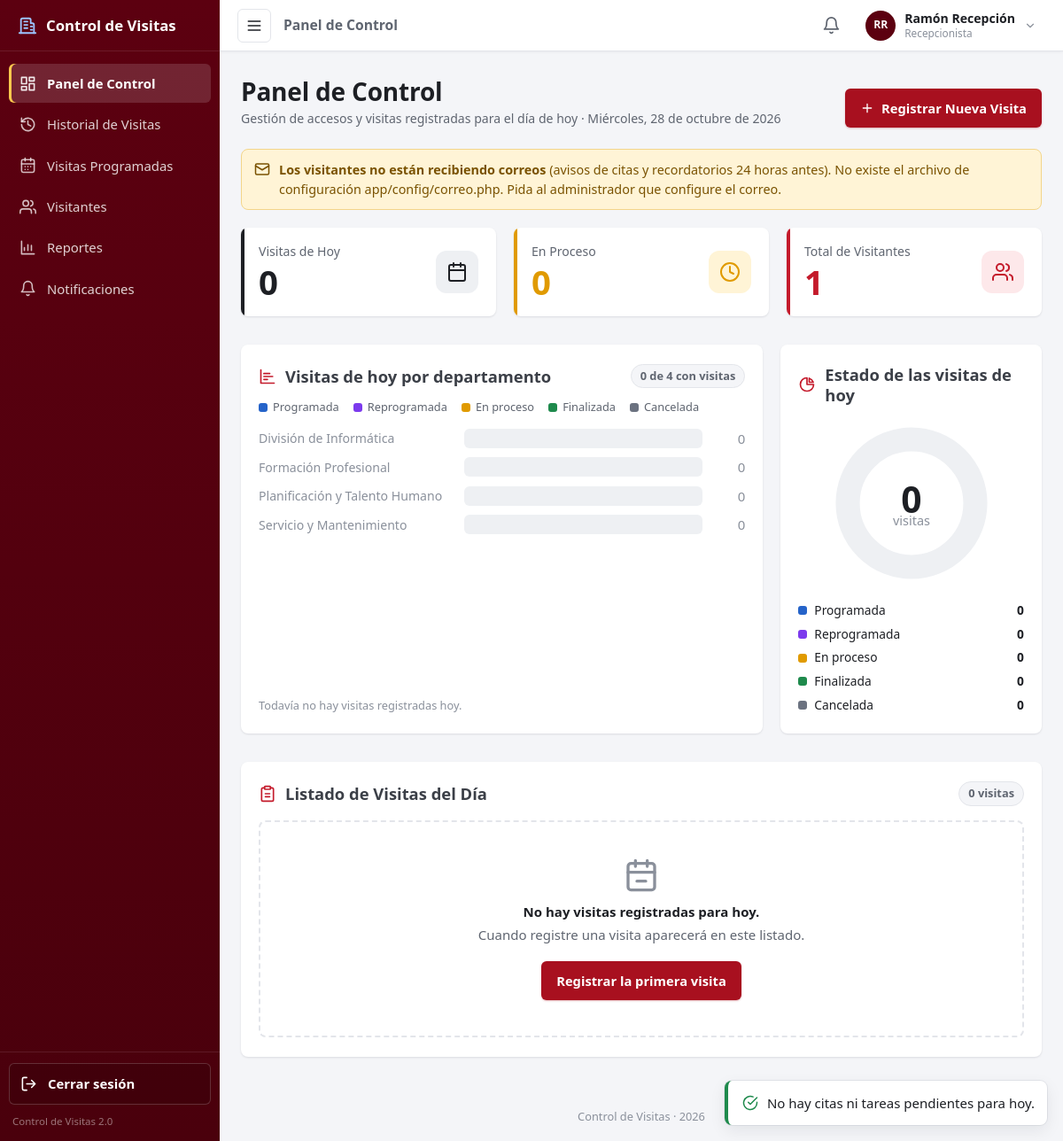
Screenshot of /public/dashboard (signed in) with the database file from the repository.
### tables this page shows
CREATE TABLE usuario (
    id_usuario  INT UNSIGNED     NOT NULL AUTO_INCREMENT,
    cedula      VARCHAR(15)      NOT NULL,
    nombre      VARCHAR(60)      NOT NULL,
    apellido    VARCHAR(60)      NOT NULL,
    telefono    VARCHAR(20)      NOT NULL,
    correo      VARCHAR(100)     NULL,        
    `user`      VARCHAR(40)      NOT NULL,    
    `password`  VARCHAR(255)     NOT NULL,    
    estado      TINYINT(1)       NOT NULL DEFAULT 1,   
    id_rol      TINYINT UNSIGNED NOT NULL,
    PRIMARY KEY (id_usuario),
    UNIQUE KEY uq_usuario_cedula (cedula),
    UNIQUE KEY uq_usuario_user (`user`),
    UNIQUE KEY uq_usuario_correo (correo),
    CONSTRAINT fk_usuario_rol
        FOREIGN KEY (id_rol) REFERENCES rol (id_rol)
        ON UPDATE CASCADE
        ON DELETE RESTRICT
);

CREATE TABLE rol (
    id_rol      TINYINT UNSIGNED NOT NULL AUTO_INCREMENT,
    nombre_rol  VARCHAR(30)      NOT NULL,
    PRIMARY KEY (id_rol),
    UNIQUE KEY uq_rol_nombre (nombre_rol)
);

CREATE TABLE departamento (
    id_departamento      INT UNSIGNED NOT NULL AUTO_INCREMENT,
    nombre_departamento  VARCHAR(80)  NOT NULL,
    PRIMARY KEY (id_departamento),
    UNIQUE KEY uq_departamento_nombre (nombre_departamento)
);

### app/views/parciales/graficos_dia.php (the view, shortened to what the rows shown need)
<section class="graficos-dia" aria-label="Gráficos de las visitas de hoy">
    <article class="panel grafico-panel">
        <div class="panel-cabecera">
            <h2>
                <svg class="icono" viewBox="0 0 24 24" aria-hidden="true"><path d="M3 3v18h18"/><path d="M7 8h8M7 12h12M7 16h5"/></svg>
                Visitas de hoy por departamento
            </h2>
        </div>
        <ul class="grafico-barras">
            <?php foreach ($porDepartamento as $d): ?>
                <?php
                $partes = [];
                $descripcion = $d['nombre_departamento'] . ': ' . $d['total'] . ($d['total'] === 1 ? ' visita' : ' visitas')
                             . ($partes ? ' (' . implode(', ', $partes) . ')' : '');
                ?>
                <li class="grafico-fila<?= $d['total'] === 0 ? ' grafico-fila-vacia' : '' ?>">
                    <span class="grafico-etiqueta"><?= e($d['nombre_departamento']) ?></span>
                    <span class="grafico-pista" role="img" aria-label="<?= e($descripcion) ?>" title="<?= e($descripcion) ?>">
                    </span>
                    <span class="grafico-total"><?= (int) $d['total'] ?></span>
                </li>
            <?php endforeach; ?>
        </ul>
    </article>
    <article class="panel grafico-panel">
        <div class="panel-cabecera">
            <h2>
                <svg class="icono" viewBox="0 0 24 24" aria-hidden="true"><path d="M21 12A9 9 0 1 1 12 3v9z"/><path d="M15 3.5A9 9 0 0 1 20.5 9H15z"/></svg>
                Estado de las visitas de hoy
            </h2>
        </div>
    </article>
</section>

### app/views/layouts/header.php (shortened to what the rows shown need)
<?php
$usuarioSesion = $_SESSION['usuario'] ?? null;
$notificacionesPendientes ??= [];
?>
<!DOCTYPE html>
<html lang="es">
<head>
    <?php foreach (hojasDeEstilo() as $hoja): ?>
    <link rel="stylesheet" href="<?= e($hoja) ?>">
    <?php endforeach; ?>
</head>
<body class="con-barra-lateral"
      data-requiere-sesion
      data-url-sesion="<?= e(url('sesion/estado')) ?>"
      data-url-login="<?= e(url('login')) ?>"
      data-url-notificaciones="<?= e(url('notificaciones')) ?>"
      data-url-estado-notificaciones="<?= e(url('notificaciones/estado')) ?>"
      data-url-recordatorios="<?= e(url('notificaciones/recordatorios')) ?>"
      data-csrf="<?= e($csrf ?? '') ?>"
      data-claves-notificaciones="<?= e(implode(',', array_column($notificacionesPendientes ?? [], 'clave'))) ?>">
<div class="area-principal">
    <header class="barra-superior">
        <?php if ($usuarioSesion): ?>
            <details class="menu-notificaciones" data-menu-notificaciones>
                <summary aria-label="Notificaciones pendientes">
                    <svg class="icono" viewBox="0 0 24 24" aria-hidden="true"><path d="M6 8a6 6 0 0 1 12 0c0 7 3 9 3 9H3s3-2 3-9"/><path d="M10.3 21a1.9 1.9 0 0 0 3.4 0"/></svg>
                </summary>
            </details>
            <details class="menu-usuario">
                <summary aria-label="Opciones de la cuenta">
                    <span class="avatar-usuario" aria-hidden="true"><?= e(iniciales($usuarioSesion['nombre'] . ' ' . $usuarioSesion['apellido'])) ?></span>
                    <span class="menu-usuario-nombre">
                        <?= e($usuarioSesion['nombre'] . ' ' . $usuarioSesion['apellido']) ?>
                        <small><?= e($usuarioSesion['nombre_rol']) ?></small>
                    </span>
                    <svg class="icono icono-flecha" viewBox="0 0 24 24" aria-hidden="true"><path d="m6 9 6 6 6-6"/></svg>
                </summary>
            </details>
        <?php endif; ?>
    </header>
    <main class="contenedor" id="contenido">

### app/views/dashboard/index.php (shortened to what the rows shown need)
<section class="encabezado-pagina">
    <div>
        <h1>Panel de Control</h1>
    </div>
</section>
<section class="tarjetas-resumen" aria-label="Resumen del día">
    <article class="tarjeta-dato tarjeta-oscura">
        <div>
            <h2>Visitas de Hoy</h2>
        </div>
    </article>
    <article class="tarjeta-dato tarjeta-ambar">
        <div>
            <h2>En Proceso</h2>
        </div>
    </article>
    <article class="tarjeta-dato tarjeta-roja">
        <div>
            <h2>Total de Visitantes</h2>
            <p class="dato-numero"><?= (int) $totalVisitantes ?></p>
        </div>
    </article>
</section>
<?php require APP_PATH . '/views/parciales/graficos_dia.php'; ?>
<section class="panel">
    <div class="panel-cabecera">
        <h2>
            <svg class="icono" viewBox="0 0 24 24" aria-hidden="true"><rect x="8" y="2" width="8" height="4" rx="1"/><path d="M16 4h2a2 2 0 0 1 2 2v14a2 2 0 0 1-2 2H6a2 2 0 0 1-2-2V6a2 2 0 0 1 2-2h2M9 12h6M9 16h6"/></svg>
            Listado de Visitas del Día
        </h2>
    </div>
</section>

### rows the page displays
usuario: nombre+apellido "RR", nombre+apellido "Ramón Recepción", id_rol.nombre_rol "Recepcionista"
departamento: id_departamento "1", nombre_departamento "Planificación y Talento Humano", total "0"
departamento: nombre_departamento "División de Informática", total "0"
departamento: nombre_departamento "Formación Profesional", total "0"
departamento: nombre_departamento "Servicio y Mantenimiento", total "0"

### other values shown
$texto "Panel de Control"
$texto "Historial de Visitas"
$texto "Visitas Programadas"
$texto "Visitantes"
$texto "Reportes"
$texto "Notificaciones"
$tituloPagina "Panel de Control"
fechaHoyEnTexto() "Miércoles, 28 de octubre de 2026"
$problemasCorreo[0] "No existe el archivo de configuración app/config/correo.php."
$visitasHoy "0"
$visitasEnProceso "0"
$deptosConVisitas "0"
count($porDepartamento) "4"
$nombresEstado[$idEstado] "Programada"
$nombresEstado[$idEstado] "Reprogramada"
